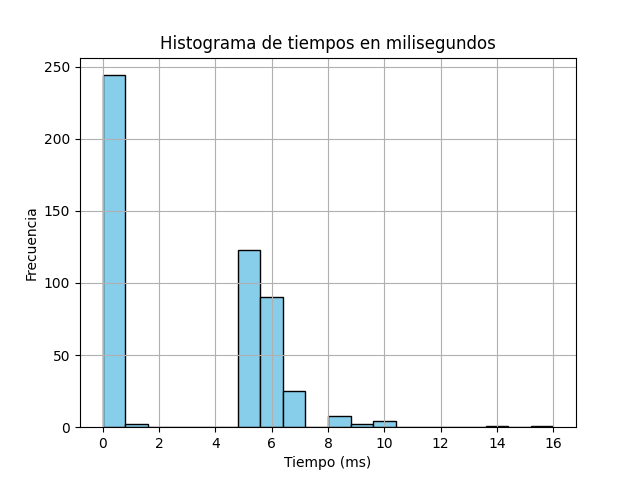

The script that saved this image:
import matplotlib.pyplot as plt
import re

# Leer el archivo y extraer los valores relevantes
with open('data.txt', 'r') as file:
    lines = file.readlines()

# Expresión regular para encontrar los números seguidos de "ms"
ms_pattern = re.compile(r'(\d+)ms')

# Lista para almacenar los tiempos en milisegundos
times = []

# Procesar las líneas para extraer los tiempos
for line in lines:
    # Buscar todos los números seguidos de "ms" en la línea actual
    matches = ms_pattern.findall(line)
    # Si se encuentran coincidencias, agregar los tiempos a la lista
    if matches:
        for match in matches:
            times.append(int(match))

# Crear el gráfico
plt.hist(times, bins=20, color='skyblue', edgecolor='black')
plt.xlabel('Tiempo (ms)')
plt.ylabel('Frecuencia')
plt.title('Histograma de tiempos en milisegundos')
plt.grid(True)

# Mostrar el gráfico
plt.savefig('1_tiempos.png')
